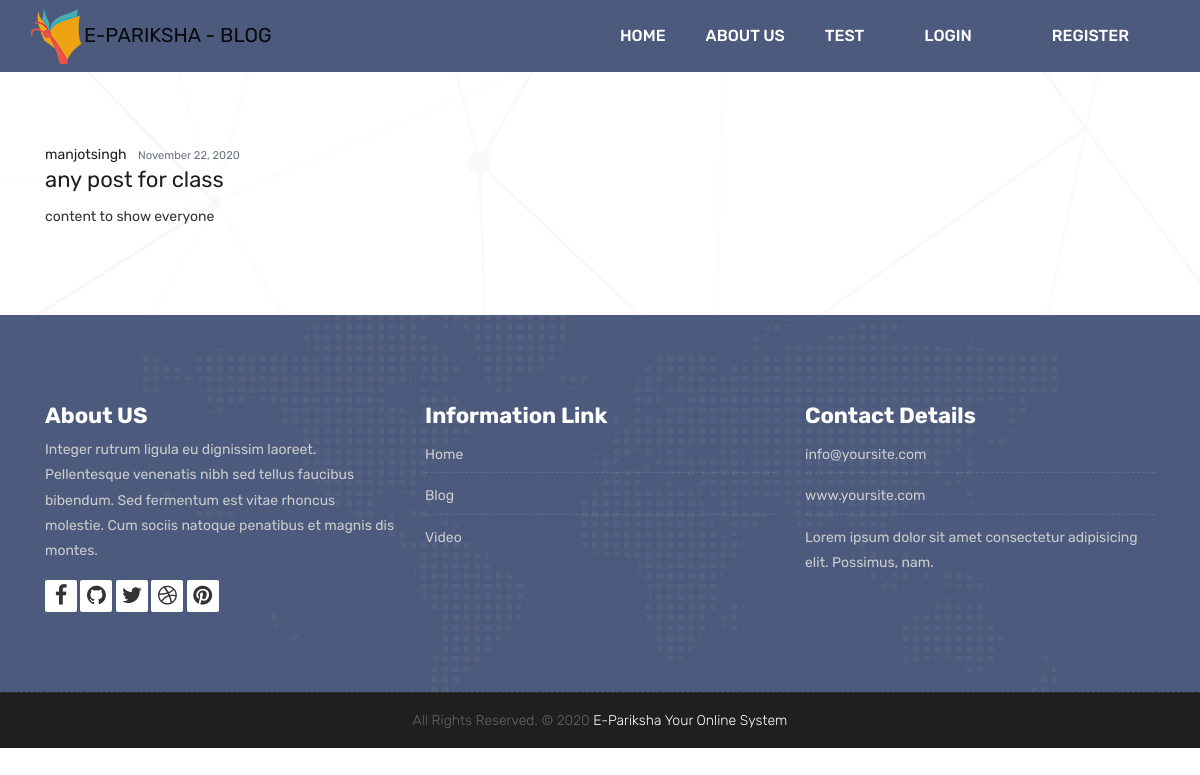
Page /blog/1/ on the committed database.
### blog/models.py (models this page shows, shortened)
class Post(models.Model):
    title = models.CharField(max_length=100)
    important = models.BooleanField(default=False)
    content = models.TextField()
    date_posted = models.DateTimeField(default=timezone.now)
    author = models.ForeignKey(User, on_delete=models.CASCADE)

### blog/views.py (the view)
# urls.py: path('<int:pk>/', PostDetailView.as_view(), name='post-detail'),
class PostDetailView(DetailView):
    model = Post

### blog/templates/blog/post_detail.html (shortened to what this page needs)
{% extends "tester/base.html" %}
{% block content %}
  <article class="media content-section   {{ object.important }}">
    <div class="media-body">
      <div class="article-metadata">
        <a class="mr-2" href="{% url 'user-posts' object.author.username %}">{{ object.author }}</a>
        <small class="text-muted">{{ object.date_posted|date:"F d, Y" }}</small>
      </div>
      <h2 class="article-title">{{ object.title }}</h2>
      <p class="article-content">{{ object.content }}</p>
    </div>
  </article>
{% endblock content %}

### tester/static/tester/style.css (style rules this page uses)
body { color: #333333; font-size: 14px; font-family: 'Rubik', sans-serif; line-height: 1.80857; }
html, body { height: 100%; }
a { color: #1f1f1f; text-decoration: none !important; outline: none !important; -webkit-transition: all .3s ease-in-out; -moz-transition: all .3s ease-in-out; -ms-transition: all .3s ease-in-out; -o-transition: all .3s ease-in-out; transition: all .3s ease-in-out; }
h1, h2, h3, h4, h5, h6 { letter-spacing: 0; font-weight: normal; position: relative; padding: 0 0 10px 0; font-weight: normal; line-height: 120% !important; color: #1f1f1f; margin: 0 }
h2 { font-size: 22px }
a { color: #1f1f1f; text-decoration: none; outline: none; }

### rows in the picture
Post: author "manjotsingh", date_posted "November 22, 2020", title "any post for class", content "content to show everyone"
